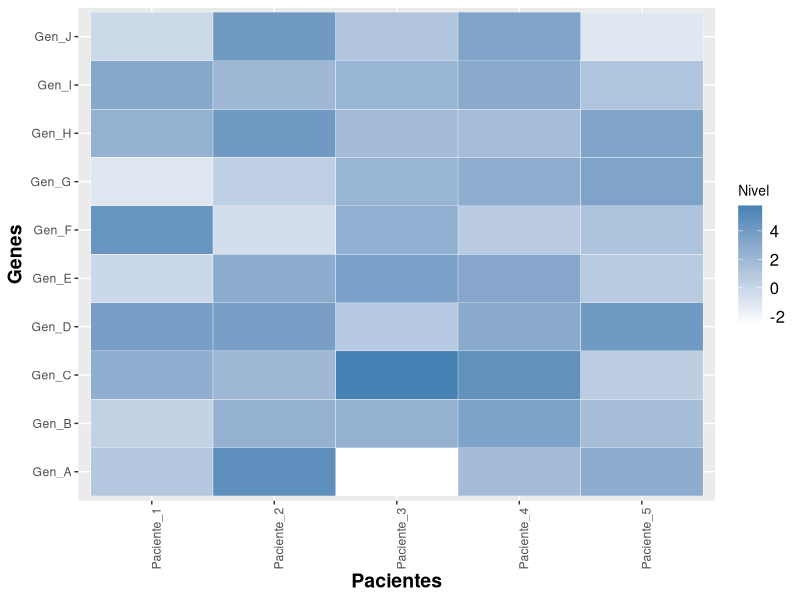

This figure's R source:

# --------------------------------------------------------------
# Mapa de calor
# --------------------------------------------------------------

# Cargar librerias
library(reshape2)
library(ggplot2)


# Generar la matriz
# --------------------------------------------------------------

# Definir nombres de filas y columnas
nombre_genes <- paste(rep("Gen", 10), LETTERS[1:10], sep="_") # Nombres de Filas
nombre_pacientes <- paste(rep("Paciente", 5), seq(1,5,1), sep="_") # NOmbres de Columnas

# Generar valores aleatorios de la matriz
valores <- data.frame(genes = nombre_genes, # Poner nombre a las columnas
                      matrix(rnorm(50, 2, 1.8),
                            nrow = length(nombre_genes),
                            ncol = length(nombre_pacientes))
                      )
# Poner nombre a las filas
names(valores)[2:(length(nombre_pacientes)+1)] <- nombre_pacientes

#Vsualizar el conjunto de datos a mostrar en el mapa de calor
valores



# Reorganizar el dataframe para ponerlo en formato entendible por el mapa de calor
# --------------------------------------------------------------
datos <- melt(valores, id.vars = "genes")
names(datos)[2:3] <- c("paciente", "nivel")
head(datos)



# Visualizar el gráfico
# --------------------------------------------------------------
ggplot(datos, aes(paciente, genes )) +
  geom_tile(aes(fill = nivel), color = "white") +
  scale_fill_gradient(low = "white", high = "steelblue") +
  ylab("Genes") +
  xlab("Pacientes") +
  theme(legend.title = element_text(size = 10),
        legend.text = element_text(size = 12),
        plot.title = element_text(size=16),
        axis.title=element_text(size=14,face="bold"),
        axis.text.x = element_text(angle = 90, hjust = 1)) +
  labs(fill = "Nivel")
